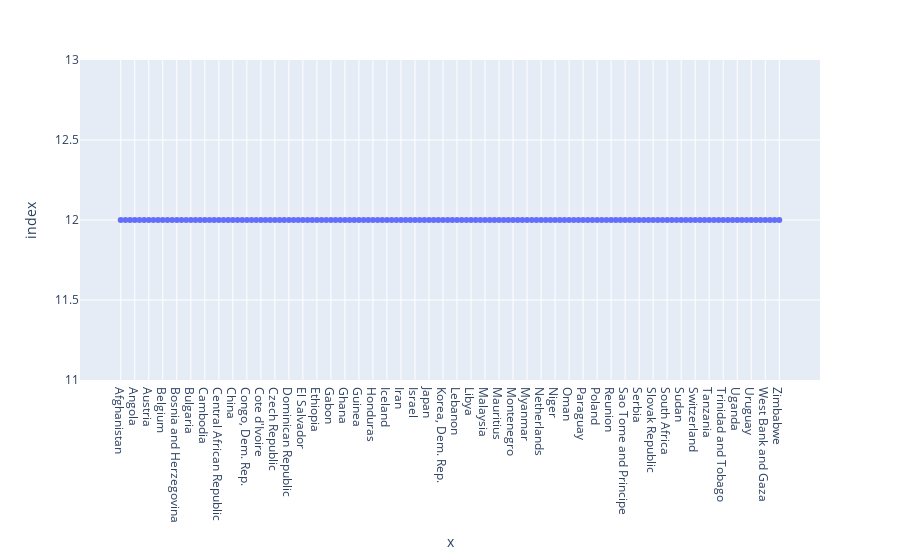

Write notebook code for a chart like this one.
### Code cell
fig = px.scatter(VIZ_2, x=VIZ_2.index.values, y="index")
fig.show()

### Figure 1 — Plotly figure (JSON) as saved in the notebook; plotly's stock layout.template omitted (floating-point values rounded to 4 significant figures; data arrays with more than 128 entries replaced by an {"elided": "..."} marker saying what was removed)
{"data": [{"hovertemplate": "x=%{x}<br>index=%{y}<extra></extra>", "legendgroup": "", "marker": {"color": "#636efa", "symbol": "circle"}, "mode": "markers", "name": "", "orientation": "v", "showlegend": false, "type": "scatter", "x": {"elided": "142 str values"}, "xaxis": "x", "y": {"elided": "142 int values"}, "yaxis": "y"}], "layout": {"legend": {"tracegroupgap": 0}, "margin": {"t": 60}, "xaxis": {"anchor": "y", "domain": [0, 1], "title": {"text": "x"}}, "yaxis": {"anchor": "x", "domain": [0, 1], "title": {"text": "index"}}}}
